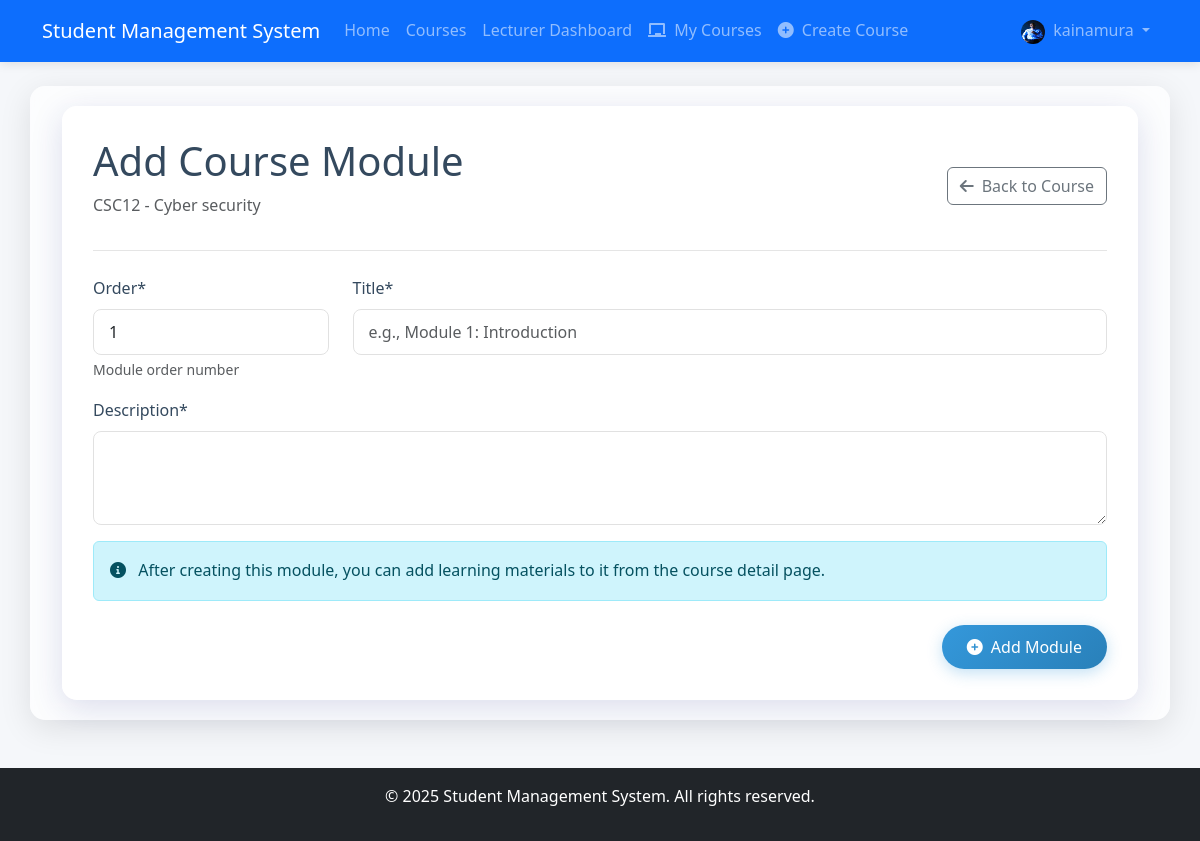
The page /lecturer/courses/2/modules/create/ (signed in) on the database its author committed.
### accounts/models.py (models this page shows, shortened)
class User(AbstractUser):
    USER_TYPE_CHOICES = (
        ('admin', 'Admin'),
        ('student', 'Student'),
        ('lecturer', 'Lecturer'),
    )
    user_type = models.CharField(max_length=10, choices=USER_TYPE_CHOICES, default='student')
    profile_picture = models.ImageField(upload_to='profile_pics/', null=True, blank=True)
    date_of_birth = models.DateField(null=True, blank=True)
    phone_number = models.CharField(max_length=15, null=True, blank=True)
    address = models.TextField(null=True, blank=True)

### course/models.py (models this page shows, shortened)
class Course(models.Model):
    code = models.CharField(max_length=20, unique=True)
    title = models.CharField(max_length=200)
    description = models.TextField()
    credits = models.PositiveIntegerField()
    is_active = models.BooleanField(default=True)
    created_at = models.DateTimeField(auto_now_add=True)
    updated_at = models.DateTimeField(auto_now=True)

### lecturer/views.py (the view)
    def wrapper(request, *args, **kwargs):
        if not request.user.is_authenticated:
            return redirect('accounts:login')
        if request.user.user_type != 'lecturer':
            return HttpResponseForbidden("You must be a lecturer to access this page.")
        return view_func(request, *args, **kwargs)

### lecturer/forms.py
class CourseModuleForm(forms.ModelForm):
    order = forms.IntegerField(
        min_value=1,
        widget=forms.NumberInput(attrs={'class': 'form-control', 'min': '1'}),
        help_text="Module order number"
    )
    class Meta:
        model = CourseModule
        fields = ['title', 'description']
        widgets = {
            'title': forms.TextInput(attrs={'class': 'form-control', 'placeholder': 'e.g., Module 1: Introduction'}),
            'description': forms.Textarea(attrs={'class': 'form-control', 'rows': 3}),
        }

### lecturer/views.py (called while the page is built)
def lecturer_required(view_func):
    def wrapper(request, *args, **kwargs):
        if not request.user.is_authenticated:
            return redirect('accounts:login')
        if request.user.user_type != 'lecturer':
            return HttpResponseForbidden("You must be a lecturer to access this page.")
        return view_func(request, *args, **kwargs)
    return wrapper

### templates/lecturer/create_module.html (shortened to what this page needs)
{% extends 'base.html' %}
{% load crispy_forms_tags %}
{% block extra_css %}
<link rel="stylesheet" href="https://cdnjs.cloudflare.com/ajax/libs/font-awesome/6.0.0/css/all.min.css">
{% endblock %}
{% block content %}
<div class="container">
    <div class="module-form-container">
        <div class="form-header d-flex justify-content-between align-items-center">
            <div>
                <h1>Add Course Module</h1>
                <p class="text-muted">{{ course.code }} - {{ course.title }}</p>
            </div>
            <a href="{% url 'lecturer:course_detail' course.id %}" class="btn btn-outline-secondary">
                <i class="fas fa-arrow-left me-2"></i>Back to Course
            </a>
        </div>
        <form method="post">
            <div class="row">
                <div class="col-md-3">
                    {{ form.order|as_crispy_field }}
                </div>
                <div class="col-md-9">
                    {{ form.title|as_crispy_field }}
                </div>
            </div>
            {{ form.description|as_crispy_field }}
            <div class="alert alert-info">
                <i class="fas fa-info-circle me-2"></i>
                After creating this module, you can add learning materials to it from the course detail page.
            </div>
            <div class="mt-4 text-end">
                <button type="submit" class="btn btn-primary submit-btn">
                    <i class="fas fa-plus-circle me-2"></i>Add Module
                </button>
            </div>
        </form>
    </div>
</div>
{% endblock %}

### templates/base.html (shortened to what this page needs)
<!DOCTYPE html>
<html lang="en">
<head>
    <link href="https://cdn.jsdelivr.net/npm/bootstrap@5.3.0/dist/css/bootstrap.min.css" rel="stylesheet">
    <link rel="stylesheet" href="/static/css/main.css">
    {% block extra_css %}{% endblock %}
</head>
<body>
    <nav class="navbar navbar-expand-lg navbar-dark bg-primary">
        <div class="container">
            <a class="navbar-brand" href="/">Student Management System</a>
            <div class="collapse navbar-collapse" id="navbarNav">
                <ul class="navbar-nav me-auto">
                    <li class="nav-item">
                        <a class="nav-link" href="/">Home</a>
                    </li>
                    {% if user.is_authenticated %}
                        <li class="nav-item">
                            <a class="nav-link" href="{% url 'course:course_list' %}">Courses</a>
                        </li>
                        {% if user.user_type == 'student' %}
                            <li class="nav-item">
                                <a class="nav-link" href="{% url 'student:dashboard' %}">Student Dashboard</a>
                            </li>
                            <li class="nav-item">
                                <a class="nav-link" href="{% url 'student:assignment_list' %}">
                                    <i class="fas fa-tasks me-1"></i> Assignments
                                </a>
                            </li>
                            <li class="nav-item">
                                <a class="nav-link position-relative" href="{% url 'student:view_notifications' %}">
                                    <i class="fas fa-bell me-1"></i> Notifications
                                    {% with notification_count=user.notifications.filter.count %}
                                        {% if notification_count > 0 %}
                                            <span class="position-absolute top-0 start-100 translate-middle badge rounded-pill bg-danger">
                                                {{ notification_count }}
                                            </span>
                                        {% endif %}
                                    {% endwith %}
                                </a>
                            </li>
                        {% elif user.user_type == 'lecturer' %}
                            <li class="nav-item">
                                <a class="nav-link" href="{% url 'lecturer:dashboard' %}">Lecturer Dashboard</a>
                            </li>
                            <li class="nav-item">
                                <a class="nav-link" href="{% url 'lecturer:course_list' %}">
                                    <i class="fas fa-chalkboard me-1"></i> My Courses
                                </a>
                            </li>
                            <li class="nav-item">
                                <a class="nav-link" href="{% url 'lecturer:create_course' %}">
                                    <i class="fas fa-plus-circle me-1"></i> Create Course
                                </a>
                            </li>
                        {% endif %}
                    {% endif %}
                </ul>
                <ul class="navbar-nav">
                    {% if user.is_authenticated %}
                        <li class="nav-item dropdown">
                            <a class="nav-link dropdown-toggle" href="#" id="navbarDropdown" role="button" data-bs-toggle="dropdown">
                                {% if user.profile_picture %}
                                    <img src="{{ user.profile_picture.url }}" alt="Profile" class="rounded-circle me-1" width="24" height="24">
                                {% endif %}
                                {{ user.username }}
                            </a>
                        </li>
                    {% endif %}
                </ul>
            </div>
        </div>
    </nav>
    <div class="container mt-4 glass-container">
        {% block content %}{% endblock %}
    </div>
    <footer class="bg-dark text-white mt-5 py-3">
        <div class="container text-center">
            <p>&copy; {% now "Y" %} Student Management System. All rights reserved.</p>
        </div>
    </footer>
</body>
</html>

### static/css/main.css (style rules this page uses)
:root { --primary-color: #3498db; --secondary-color: #2ecc71; --background-color: #f5f7fa; --text-color: #34495e; --accent-color: #9b59b6; --shadow-color: rgba(0, 0, 0, 0.1); }
body { font-family: 'Segoe UI', Tahoma, Geneva, Verdana, sans-serif; background-color: var(--background-color); color: var(--text-color); line-height: 1.6; }
.glass-container { background: rgba(255, 255, 255, 0.7); backdrop-filter: blur(10px); border-radius: 15px; box-shadow: 0 8px 32px 0 var(--shadow-color); padding: 20px; margin-bottom: 30px; }
.btn-primary { background-color: var(--primary-color); border-color: var(--primary-color); }
.navbar { box-shadow: 0 2px 10px rgba(0, 0, 0, 0.1); padding: 10px 0; }
.form-control { border-radius: 8px; padding: 10px 15px; border: 1px solid #e1e1e1; }

### templates/lecturer/create_module.html (style rules this page uses)
.module-form-container { background: rgba(255, 255, 255, 0.7); backdrop-filter: blur(10px); border-radius: 15px; border: 1px solid rgba(255, 255, 255, 0.3); padding: 30px; box-shadow: 0 8px 32px 0 rgba(31, 38, 135, 0.15); }
.form-header { margin-bottom: 25px; border-bottom: 1px solid rgba(0, 0, 0, 0.1); padding-bottom: 15px; }
.submit-btn { background: linear-gradient(135deg, #3498db, #2980b9); border: none; padding: 10px 25px; border-radius: 50px; box-shadow: 0 4px 15px rgba(52, 152, 219, 0.3); transition: all 0.3s ease; }

### rows shown on the page
User: profile_picture (picture), username "kainamura"
Course: code "CSC12", title "Cyber security"
